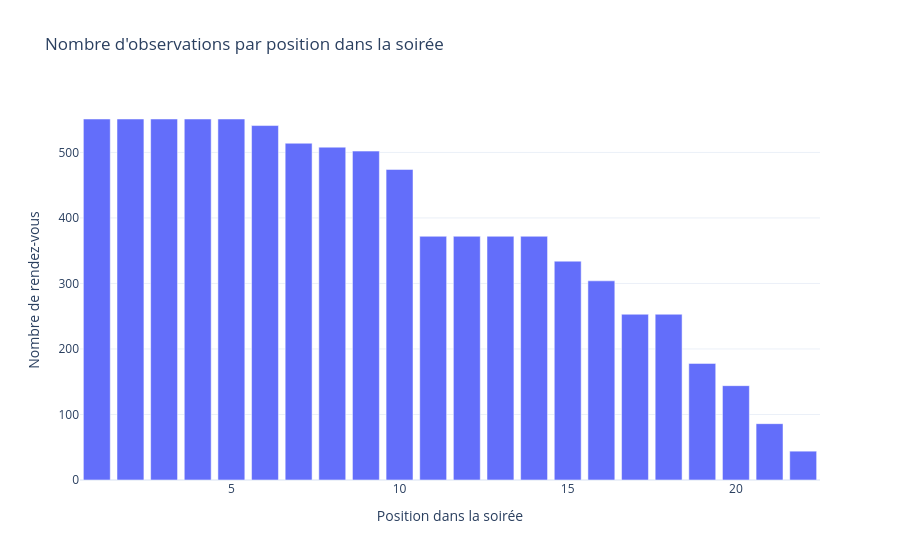

The notebook cell this image was saved under:
### Markdown cell above
L'Usure du Speed Dating (Diagramme de l'Effet d'Ordre)

On observe une légère baisse du taux de "Match" au fur et à mesure que la soirée avance. 

Le premier rendez-vous a environ 9% de chances de plus (23,0% vs 21,1%) d'aboutir à un match que le dernier. (et 230 % de plus que l'avant dernier ((0.23-.0.07)/0.07) * 100

Conclusion  : Il semble exister un "biais de sélection" lié à la fatigue.
Au début, les participants sont plus indulgents et enthousiastes. Après 15 ou 20 rencontres, ils deviennent plus sélectifs ou simplement plus fatigués, ce qui réduit les chances de "Oui" mutuel.

### Code cell
# --- ROBUSTESSE DE L'EFFET D'ORDRE : combien d'observations derrière chaque point ? ---
order_stats = df.groupby('order')['match'].agg(taux_match='mean', nb_observations='count').reset_index()

fig = px.bar(
    order_stats, x='order', y='nb_observations',
    title="Nombre d'observations par position dans la soirée",
    labels={'order': 'Position dans la soirée', 'nb_observations': "Nombre de rendez-vous"},
    template="plotly_white"
)
fig.show()

print(order_stats.to_string(index=False))

### Figure 1 — Plotly figure (JSON) as saved in the notebook; plotly's stock layout.template omitted (floating-point values rounded to 4 significant figures)
{"data": [{"hovertemplate": "Position dans la soirée=%{x}<br>Nombre de rendez-vous=%{y}<extra></extra>", "legendgroup": "", "marker": {"color": "#636efa", "pattern": {"shape": ""}}, "name": "", "orientation": "v", "showlegend": false, "textposition": "auto", "type": "bar", "x": [1, 2, 3, 4, 5, 6, 7, 8, 9, 10, 11, 12, 13, 14, 15, 16, 17, 18, 19, 20, 21, 22], "xaxis": "x", "y": [551, 551, 551, 551, 551, 541, 514, 508, 502, 474, 372, 372, 372, 372, 334, 304, 253, 253, 178, 144, 86, 44], "yaxis": "y"}], "layout": {"barmode": "relative", "legend": {"tracegroupgap": 0}, "title": {"text": "Nombre d'observations par position dans la soirée"}, "xaxis": {"anchor": "y", "domain": [0, 1], "title": {"text": "Position dans la soirée"}}, "yaxis": {"anchor": "x", "domain": [0, 1], "title": {"text": "Nombre de rendez-vous"}}}}
